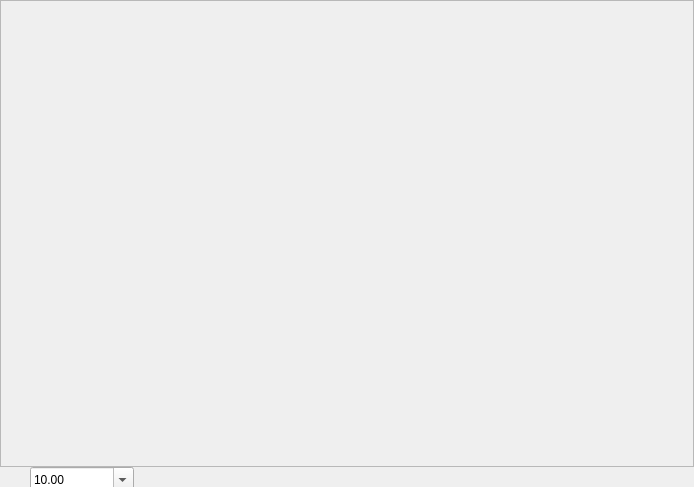
<?xml version="1.0" encoding="UTF-8"?>
<ui version="4.0">
 <class>Workspace</class>
 <widget class="QWidget" name="Workspace">
  <property name="geometry">
   <rect>
    <x>0</x>
    <y>0</y>
    <width>694</width>
    <height>487</height>
   </rect>
  </property>
  <property name="windowTitle">
   <string>Form</string>
  </property>
  <layout class="QHBoxLayout" name="horizontalLayout_4">
   <property name="spacing">
    <number>0</number>
   </property>
   <property name="leftMargin">
    <number>0</number>
   </property>
   <property name="topMargin">
    <number>0</number>
   </property>
   <property name="rightMargin">
    <number>0</number>
   </property>
   <property name="bottomMargin">
    <number>0</number>
   </property>
   <item>
    <layout class="QVBoxLayout" name="verticalLayout_3">
     <property name="spacing">
      <number>0</number>
     </property>
     <item>
      <widget class="QScrollArea" name="scrollArea">
       <property name="widgetResizable">
        <bool>false</bool>
       </property>
       <widget class="QWidget" name="scrollAreaWidgetContents">
        <property name="geometry">
         <rect>
          <x>0</x>
          <y>0</y>
          <width>623</width>
          <height>435</height>
         </rect>
        </property>
        <layout class="QGridLayout" name="gridLayout">
         <property name="leftMargin">
          <number>0</number>
         </property>
         <property name="topMargin">
          <number>0</number>
         </property>
         <property name="rightMargin">
          <number>0</number>
         </property>
         <property name="bottomMargin">
          <number>0</number>
         </property>
         <property name="spacing">
          <number>0</number>
         </property>
         <item row="0" column="0">
          <layout class="QHBoxLayout" name="horizontalLayout">
           <property name="spacing">
            <number>0</number>
           </property>
           <item>
            <widget class="QWidget" name="widget" native="true">
             <property name="minimumSize">
              <size>
               <width>20</width>
               <height>0</height>
              </size>
             </property>
             <property name="maximumSize">
              <size>
               <width>20</width>
               <height>16777215</height>
              </size>
             </property>
             <layout class="QVBoxLayout" name="verticalLayout_2">
              <property name="spacing">
               <number>0</number>
              </property>
              <property name="leftMargin">
               <number>0</number>
              </property>
              <property name="topMargin">
               <number>0</number>
              </property>
              <property name="rightMargin">
               <number>0</number>
              </property>
              <property name="bottomMargin">
               <number>0</number>
              </property>
              <item>
               <widget class="QWidget" name="topLeftRulerCornerWidget" native="true">
                <property name="minimumSize">
                 <size>
                  <width>20</width>
                  <height>20</height>
                 </size>
                </property>
                <property name="maximumSize">
                 <size>
                  <width>20</width>
                  <height>20</height>
                 </size>
                </property>
               </widget>
              </item>
              <item>
               <widget class="QWidget" name="verticalRulerWidget" native="true">
                <property name="minimumSize">
                 <size>
                  <width>20</width>
                  <height>0</height>
                 </size>
                </property>
                <property name="maximumSize">
                 <size>
                  <width>20</width>
                  <height>16777215</height>
                 </size>
                </property>
                <layout class="QVBoxLayout" name="verticalLayout_5">
                 <property name="spacing">
                  <number>0</number>
                 </property>
                 <property name="leftMargin">
                  <number>0</number>
                 </property>
                 <property name="topMargin">
                  <number>0</number>
                 </property>
                 <property name="rightMargin">
                  <number>0</number>
                 </property>
                 <property name="bottomMargin">
                  <number>0</number>
                 </property>
                 <item>
                  <layout class="QVBoxLayout" name="verticalLayout_4"/>
                 </item>
                </layout>
               </widget>
              </item>
             </layout>
            </widget>
           </item>
           <item>
            <layout class="QVBoxLayout" name="verticalLayout">
             <property name="spacing">
              <number>0</number>
             </property>
             <item>
              <widget class="QWidget" name="horizontalRulerWidget" native="true">
               <property name="minimumSize">
                <size>
                 <width>0</width>
                 <height>20</height>
                </size>
               </property>
               <property name="maximumSize">
                <size>
                 <width>16777215</width>
                 <height>20</height>
                </size>
               </property>
               <layout class="QHBoxLayout" name="horizontalLayout_3">
                <property name="spacing">
                 <number>0</number>
                </property>
                <property name="leftMargin">
                 <number>0</number>
                </property>
                <property name="topMargin">
                 <number>0</number>
                </property>
                <property name="rightMargin">
                 <number>0</number>
                </property>
                <property name="bottomMargin">
                 <number>0</number>
                </property>
                <item>
                 <layout class="QHBoxLayout" name="horizontalLayout_2"/>
                </item>
               </layout>
              </widget>
             </item>
             <item>
              <widget class="QWidget" name="workspaceBackgroundWidget" native="true">
               <layout class="QGridLayout" name="gridLayout_4">
                <property name="leftMargin">
                 <number>0</number>
                </property>
                <property name="topMargin">
                 <number>0</number>
                </property>
                <property name="rightMargin">
                 <number>0</number>
                </property>
                <property name="bottomMargin">
                 <number>0</number>
                </property>
                <property name="spacing">
                 <number>0</number>
                </property>
                <item row="0" column="0">
                 <layout class="QGridLayout" name="gridLayout_3"/>
                </item>
               </layout>
              </widget>
             </item>
            </layout>
           </item>
          </layout>
         </item>
        </layout>
       </widget>
      </widget>
     </item>
     <item>
      <widget class="QWidget" name="informationBarWidget" native="true">
       <property name="minimumSize">
        <size>
         <width>0</width>
         <height>20</height>
        </size>
       </property>
       <property name="maximumSize">
        <size>
         <width>16777215</width>
         <height>20</height>
        </size>
       </property>
       <widget class="QComboBox" name="zoomComboBox">
        <property name="geometry">
         <rect>
          <x>30</x>
          <y>0</y>
          <width>104</width>
          <height>26</height>
         </rect>
        </property>
        <property name="editable">
         <bool>true</bool>
        </property>
        <item>
         <property name="text">
          <string>10.00</string>
         </property>
        </item>
        <item>
         <property name="text">
          <string>25.00</string>
         </property>
        </item>
        <item>
         <property name="text">
          <string>50.00</string>
         </property>
        </item>
        <item>
         <property name="text">
          <string>100.00</string>
         </property>
        </item>
        <item>
         <property name="text">
          <string>200.00</string>
         </property>
        </item>
       </widget>
      </widget>
     </item>
    </layout>
   </item>
  </layout>
 </widget>
 <resources/>
 <connections/>
</ui>
